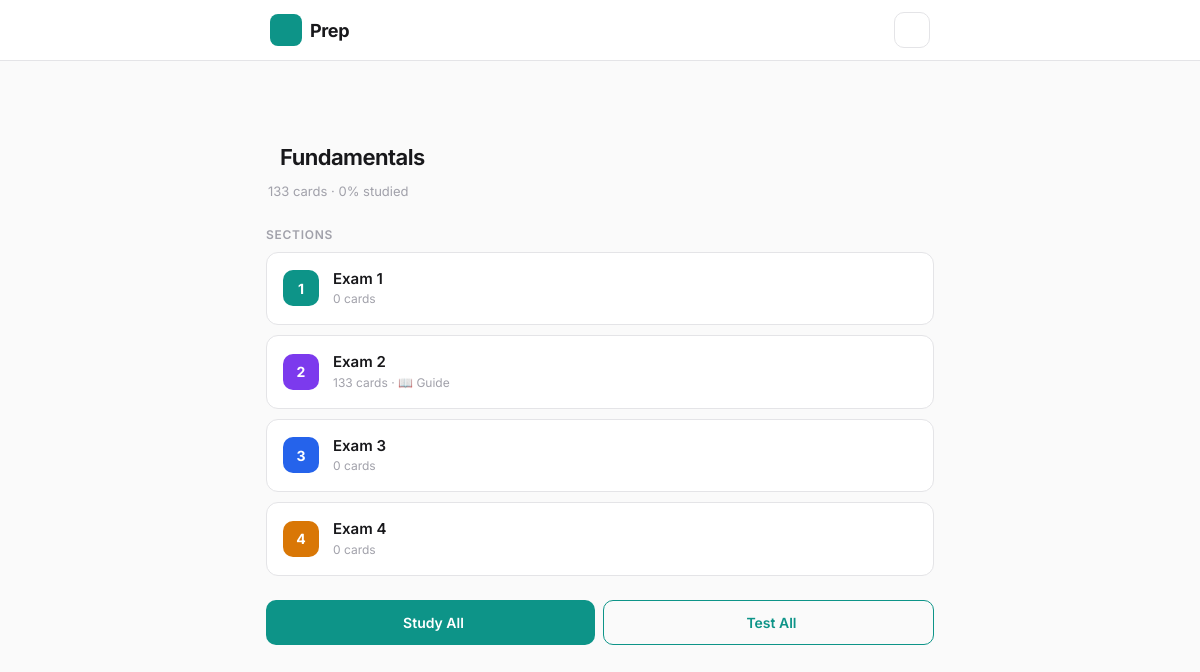
/category/fundamentals/, run on an earlier commit of the app's database.
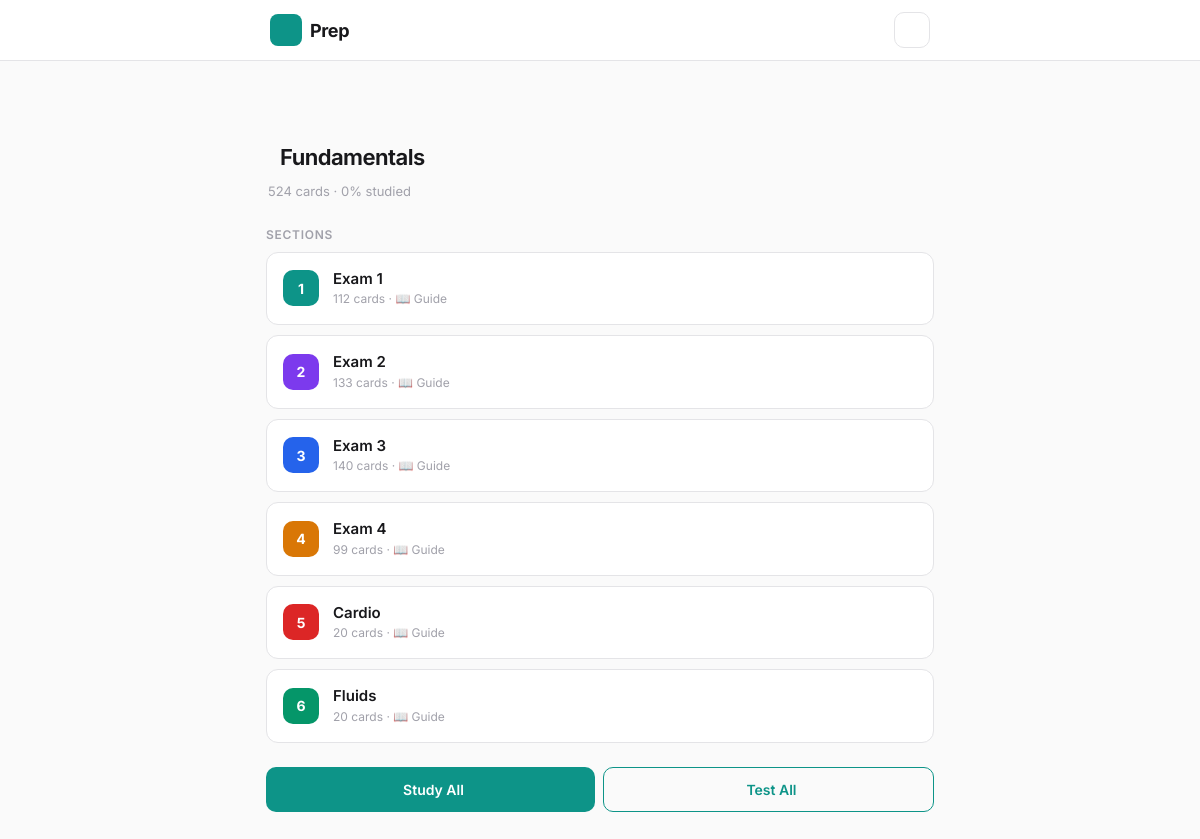
And on a later commit of the database.
### cards/models.py (models this page shows, shortened)
class Deck(models.Model):
    category = models.ForeignKey(Category, on_delete=models.CASCADE, related_name='decks')
    name = models.CharField(max_length=100)
    slug = models.SlugField()
    order = models.IntegerField(default=0)
    description = models.CharField(max_length=255, blank=True, default='')
    class Meta:
        ordering = ['category', 'order']
        unique_together = ['category', 'slug']

### cards/views.py (the view)
# urls.py: path('category/<slug:slug>/', views.category_detail_view, name='category_detail'),
def category_detail_view(request, slug):
    category = get_object_or_404(Category, slug=slug)
    decks = category.decks.annotate(
        total=Count('cards'),
        studied_count=Count('cards__progress', filter=Q(cards__progress__times_studied__gt=0)),
    )
    deck_data = []
    for deck in decks:
        pct = round(deck.studied_count / deck.total * 100) if deck.total > 0 else 0
        guide_count = deck.guide_sections.count()
        deck_data.append({
            'id': deck.id,
            'name': deck.name,
            'slug': deck.slug,
            'total': deck.total,
            'studied': deck.studied_count,
            'pct': pct,
            'has_guide': guide_count > 0,
        })
    total_cards = Card.objects.filter(category=category).count()
    studied = Progress.objects.filter(card__category=category, times_studied__gt=0).count()
    cat_pct = round(studied / total_cards * 100) if total_cards > 0 else 0
    return render(request, 'cards/category_detail.html', {
        'category': category,
        'decks': deck_data,
        'total_cards': total_cards,
        'studied': studied,
        'cat_pct': cat_pct,
    })

### cards/templates/cards/category_detail.html (shortened to what this page needs)
{% extends "cards/base.html" %}
{% load static %}
{% block body %}
<div class="page">
  <header class="page-header">
    <a href="{% url 'dashboard' %}" class="back-link"></a>
    <h1 class="page-title">{{ category.name }}</h1>
  </header>
  <p class="page-subtitle">{{ total_cards }} cards · {{ cat_pct }}% studied</p>
  <section class="section">
    <h2 class="section-title">Sections</h2>
    <div class="section-cards">
      {% for deck in decks %}
      <a href="{% url 'exam_detail' category.slug deck.id %}" class="section-card sc-{{ forloop.counter }}">
        <span class="section-card-num">{{ forloop.counter }}</span>
        <div class="section-card-body">
          <span class="section-card-name">{{ deck.name }}</span>
          <span class="section-card-meta">
            {{ deck.total }} card{{ deck.total|pluralize }}
            {% if deck.has_guide %} · 📖 Guide{% endif %}
          </span>
        </div>
      </a>
      {% endfor %}
    </div>
  </section>
  <section class="section">
    <div class="action-row">
      <a href="{% url 'study' %}?category={{ category.slug }}" class="action-pill">
         Study All
      </a>
      <a href="{% url 'quiz_setup' %}?category={{ category.slug }}" class="action-pill outline">
         Test All
      </a>
    </div>
  </section>
</div>
{% endblock %}

What changed in the data, as far as the page shows it:
added Deck: name "Cardio"
added Deck: name "Fluids"
Also different on the page:
{{ total_cards }}: "133" → "524"
new list line: "1 112 card s · 📖 Guide"
new list line: "3 140 card s · 📖 Guide"
new list line: "4 99 card s · 📖 Guide"
new list line: "5 20 card s · 📖 Guide"
new list line: "6 20 card s · 📖 Guide"
list line gone: "1 0 card s"
list line gone: "3 0 card s"
list line gone: "4 0 card s"
